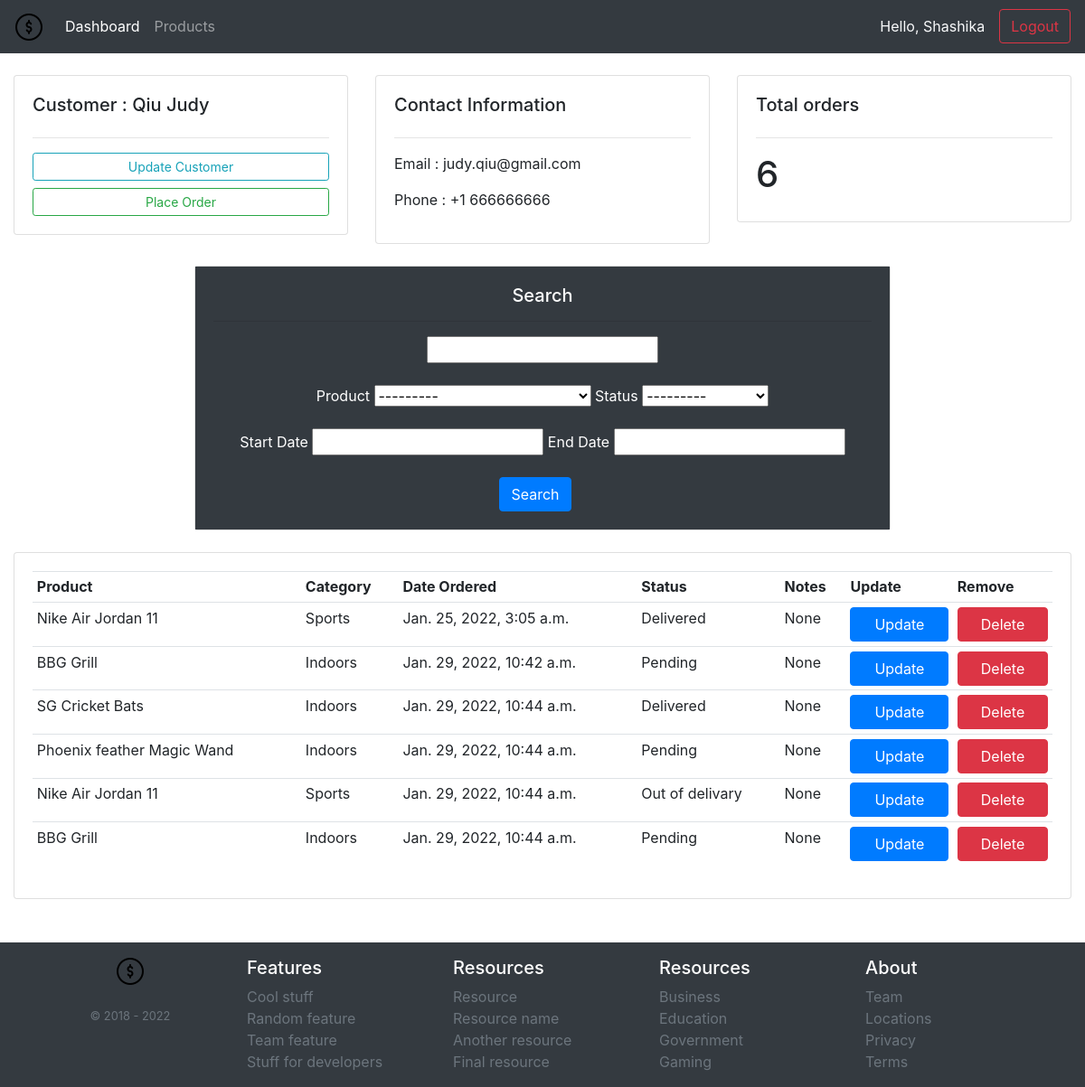
Page /customer/3/ (signed in) on the earlier database version.
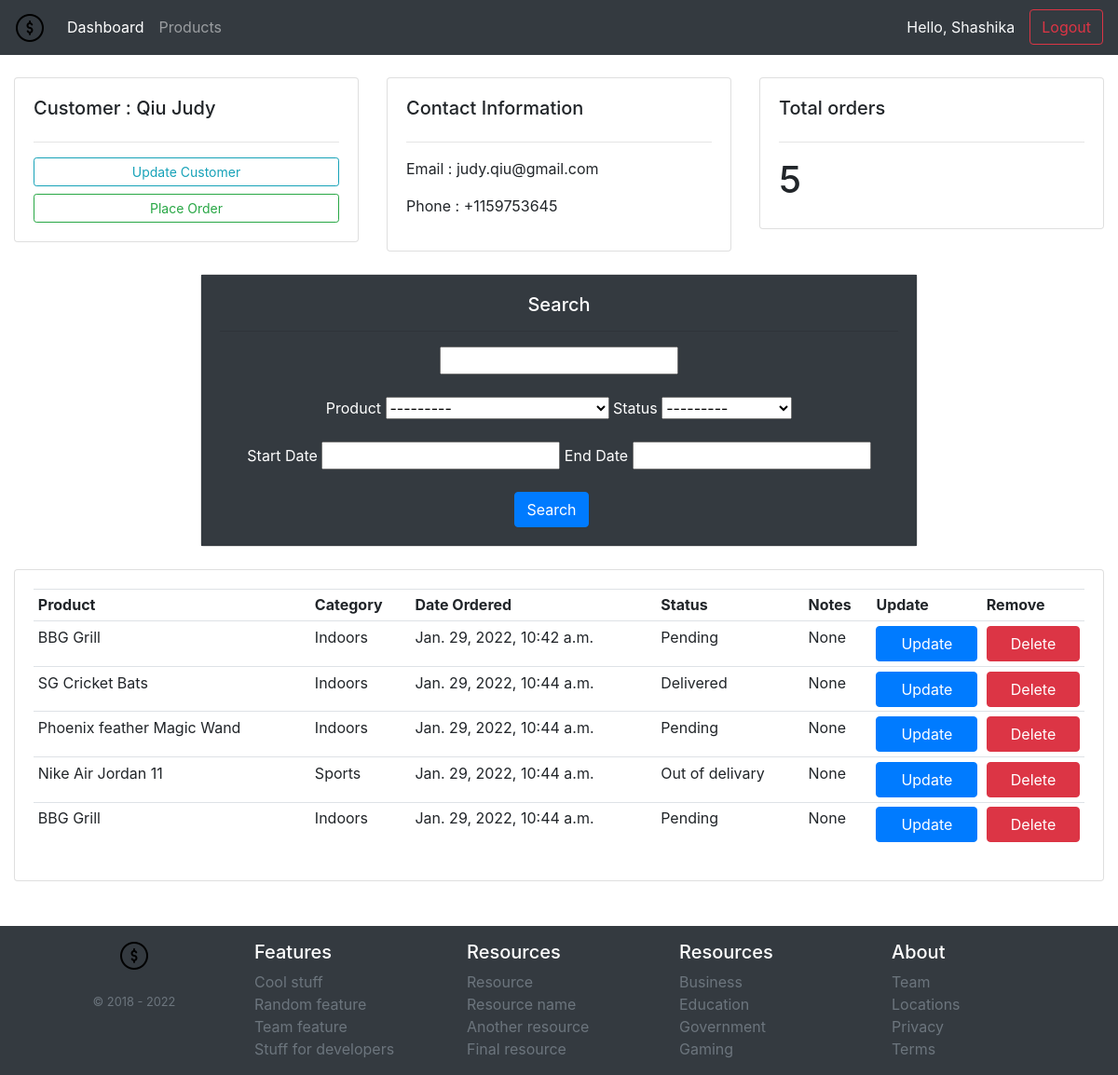
Same page on the later database version.
### accounts/models.py (models this page shows, shortened)
class Customer(models.Model):
    user = models.OneToOneField(User,null=True,blank=True,on_delete=models.CASCADE)
    name = models.CharField(max_length=200,null=True)
    phone = models.CharField(max_length=200,null=True)
    email = models.CharField(max_length=200,null=True)
    profile_pic = models.ImageField(default="default-avatar.png",null=True,blank=True)
    date_created = models.DateTimeField(auto_now_add=True)

class Order(models.Model):
    STATUS = (
        ('Processing','Processing'),
        ('Pending','Pending'),
        ('Delivered','Delivered'),
        ('Out for delivary','Out for delivary'),
    )
    customer = models.ForeignKey(Customer,blank=True, null=True,on_delete=models.SET_NULL)
    product = models.ForeignKey(Product,blank=True, null=True,on_delete=models.SET_NULL)
    status = models.CharField(max_length=200,null=True,choices=STATUS,default='Processing')
    date_created = models.DateTimeField(auto_now_add=True)
    note = models.CharField(max_length=1000,null=True)

class Product(models.Model):
    CATEGORIES = (
        ('Indoors','Indoors'),
        ('Outdoor','Outdoor'),
        ('Sports','Sports'),
    )
    name = models.CharField(max_length=200,null=True)
    price = models.FloatField(max_length=200,null=True)
    category = models.CharField(max_length=200,null=True,choices=CATEGORIES)
    description = models.CharField(max_length=200,null=True)
    date_created = models.DateTimeField(auto_now_add=True)
    tags = models.ManyToManyField(Tag)
    def __str__(self):
        return self.name

### accounts/decorators.py (the view)
        def wrapper_func(request,*args, **kwargs):
            group = None
            if request.user.groups.exists():
                group = request.user.groups.all()[0].name
            print("allowed_roles :",allowed_roles, "group :",group)
            if group in allowed_roles:
                return view_func(request,*args, **kwargs)
            else:
                return HttpResponse('error 401! you are not authorized to view this page')

### accounts/views.py (called while the page is built)
@login_required(login_url='login')
@allowed_users(allowed_roles=['admin','superadmin'])
def customer(request,pk):
    customer = Customer.objects.get(id=pk)
    orders = customer.order_set.all()
    total_orders=orders.count()
    my_filter = OrderFilter(request.GET,queryset=orders)
    orders = my_filter.qs
    context = {
        "customer":customer,
        "orders":orders,
        "total_orders":total_orders,
        "my_filter":my_filter,
    }
    return render(request , 'customer.html',context)

### accounts/templates/customer.html
{% extends 'main.html'%}
{% block content %}
<div class="row">
    <div class="col-md">
        <div class="card card-body">
            <h5>Customer : {{customer.name}}</h5>
            <hr>
            <a href="{% url 'update_customer' customer.id %}" class="btn btn-outline-info btn-sm btn-block">
                Update Customer
            </a>
            <a href="{% url 'create_single_order' customer.id %}" class="btn btn-outline-success btn-sm btn-block">
                Place Order
            </a>
        </div>
    </div>
    <div class="col">
        <div class="card card-body">
            <h5>Contact Information</h5>
            <hr>
            <p>Email : {{customer.email}}</p>
            <p>Phone : {{customer.phone}}</p>
        </div>
    </div>
    <div class="col">
        <div class="card card-body">
            <h5>Total orders</h5>
            <hr>
            <h1>{{total_orders}}</h1>
        </div>
    </div>
</div>
<br>
<div class="row">
    <div class="col-2"></div>
    <div class="col-8">
        <div class="card">
            <div class="card-body text-white text-center bg-dark" >
                <h5>Search</h5>
                <hr>
                <form method="GET"action="">
                    {{my_filter.form.note}}
                    <br>
                    <br>
                    Product   {{my_filter.form.product}}
                    Status   {{my_filter.form.status}}
                    <br>
                    <br>
                    Start Date   {{my_filter.form.start_date}}
                    End Date   {{my_filter.form.end_date}}
                    <br>
                    <br>
                    <button class="btn btn-primary mr-3" type="submit">Search</button>
                </form>
            </div>
        </div>
    </div>
    <div class="col-2"></div>
</div>
<br>
<div class="row">
    <div class="col-md">
        <div class="card card-body">
            <table class="table table-sm">
                <tr>
                    <th>Product</th>
                    <th>Category</th>
                    <th>Date Ordered</th>
                    <th>Status</th>
                    <th>Notes</th>
                    <th>Update</th>
                    <th>Remove</th>
                </tr>
                {% for order in orders %}
                <tr>
                    <td>{{order.product}}</td>
                    <td>{{order.product.category}}</td>
                    <td>{{order.date_created}}</td>
                    <td>{{order.status}}</td>
                    <td>{{order.note}}</td>
                    <td><a href="{% url 'update_order' order.id %}" class="btn btn-primary btn-em btn-block">
                        Update
                    </a></td>
                    <td><a href="{% url 'delete_order' order.id %}" class="btn btn-danger btn-em btn-block">
                        Delete
                    </a></td>
                </tr>
                {% endfor %}
            </table>
        </div>
    </div>
</div>
{% endblock %}

Differences in the rows shown:
removed Order: product "Nike Air Jordan 11", product.category "Sports", date_created "Jan. 25, 2022, 3:05 a.m.", status "Delivered", note "None"
changed Customer "Qiu Judy": phone "+1 666666666" → "+1159753645"
Other differences:
{{ total_orders }}: "6" → "5"
